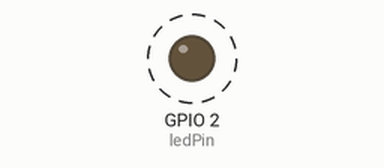
Recording of a sketch running on a simulated ESP32. Shown: output pins drawn as LEDs (lit = HIGH). Dashed ring = blinking. What the sketch prints to the serial monitor is not drawn.

Above: at 0.2 s.
Timing chart, 0 to 3.0 s (numbered marks = the images above):
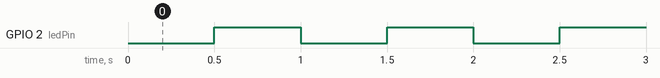

Measured:
- by itself, GPIO 2 (ledPin): alternates HIGH for 0.50 s and LOW for 0.50 s

The sketch:

ex02.ino
```cpp
/*
  作业2 (ex02) - 使用 millis() 控制 LED 以 1Hz 频率稳定闪烁
  不再使用 delay()，而是通过 millis() 获取系统运行时间，
  实现非阻塞的定时闪烁。
*/

const int ledPin = 2;          // ESP32 板载 LED 引脚 (GPIO2)
const long interval = 500;     // 闪烁间隔时间 500ms (1Hz = 1000ms周期, 高低各500ms)
unsigned long previousMillis = 0;  // 上次 LED 状态改变的时间
int ledState = LOW;            // LED 当前状态
unsigned long blinkCount = 0;  // 闪烁次数计数器

void setup() {
  Serial.begin(115200);        // 初始化串口通信
  pinMode(ledPin, OUTPUT);     // 设置 LED 引脚为输出模式
}

void loop() {
  unsigned long currentMillis = millis();  // 获取当前系统运行时间(ms)

  // 判断是否到达翻转 LED 的时间间隔
  if (currentMillis - previousMillis >= interval) {
    previousMillis = currentMillis;  // 记录本次翻转时间

    // 翻转 LED 状态
    if (ledState == LOW) {
      ledState = HIGH;
    } else {
      ledState = LOW;
    }
    digitalWrite(ledPin, ledState);

    blinkCount++;

    // 串口输出当前 LED 状态、时间信息和闪烁计数
    Serial.print("LED ");
    Serial.print(ledState == HIGH ? "ON" : "OFF");
    Serial.print("  |  Blink #");
    Serial.print(blinkCount);
    Serial.print("  |  System time: ");
    Serial.print(currentMillis);
    Serial.println(" ms");
  }
}
```
